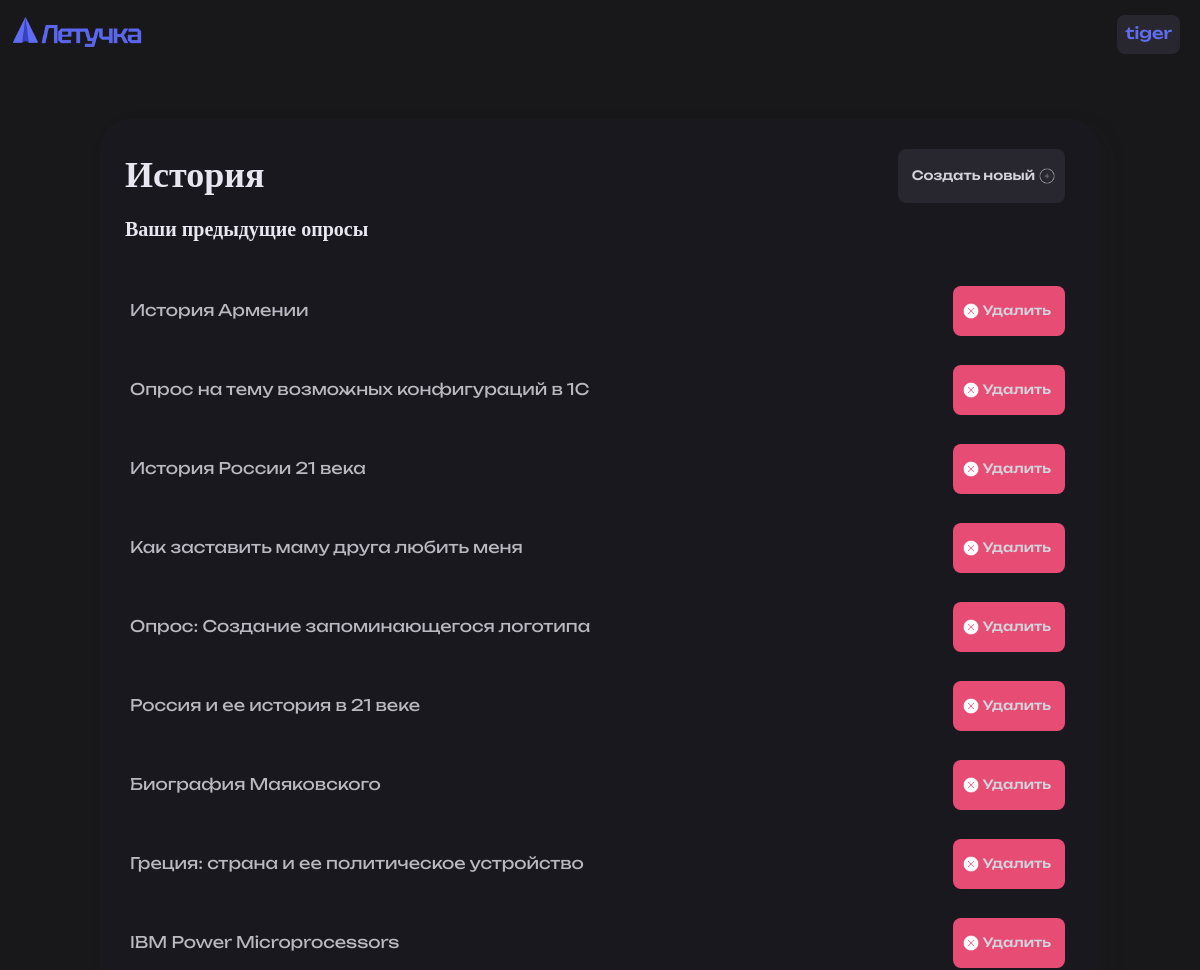
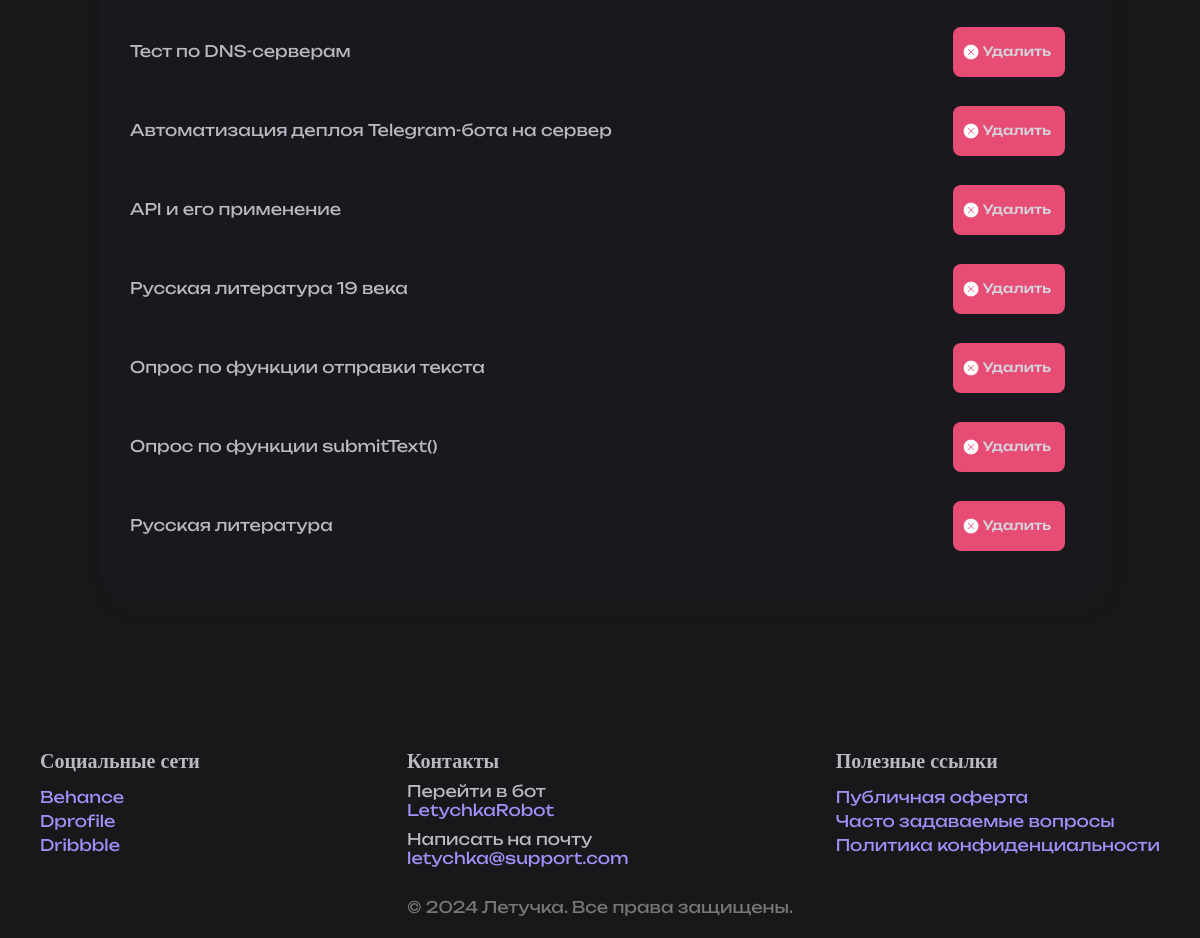
The app's page /history/ (signed in) with its own data (2 pictures, top to bottom).
### askify_service/models.py (models this page shows, shortened)
class AuthUser(AbstractUser):
    id_arrival = models.CharField(max_length=100, blank=True, null=True)
    id_staff = models.UUIDField(default=uuid.uuid4, blank=False, null=False)
    groups = models.ManyToManyField(
        Group,
        related_name='customuser_set',
        blank=True,
    )
    user_permissions = models.ManyToManyField(
        Permission,
        related_name='customuser_set',
        blank=True,
    )

class Survey(models.Model):
    survey_id = models.UUIDField(default=uuid.uuid4, editable=False, unique=True)
    title = models.CharField(max_length=255)
    questions = models.TextField()
    updated_at = models.DateTimeField(auto_now=True)
    id_staff = models.UUIDField()

### askify_service/views.py (the view)
# urls.py: path('history/', page_history_surveys, name='history'),
@login_required
def page_history_surveys(request):
    surveys_data = get_all_surveys(request)
    context = {
        'surveys_data': surveys_data,
        'username': request.user.username if request.user.is_authenticated else None
    }
    tracer_l.tracer_charge(
        'INFO', request.user.username, page_history_surveys.__name__, "load page")
    return render(request, 'askify_service/history.html', context)

### askify_service/tracer.py (called while the page is built)
    def __create_file_if_not_exists(self):
        if os.path.exists(self.log_file) is False:
            with open(self.log_file, "w") as log_file:
                headers = csv.writer(log_file)
                headers.writerow(HEADERS_LOG_FILE)
            log_file.close()

    def tracer_charge(self, log_level: str, user_name: str, function, message_text, error_details='', additional_info=''):
        self.__create_file_if_not_exists()
        with open(self.log_file, mode='a', newline='', encoding='utf-8') as file:
            writer = csv.writer(file)
            writer.writerow([
                datetime.now().strftime('%Y-%m-%d %H:%M:%S'),
                log_level,
                user_name,
                function,
                message_text,
                error_details,
                additional_info
            ])

### askify_service/utils.py (called while the page is built)
def get_staff_id(request):
    user = request.user
    if user.is_authenticated:
        return user.id_staff
    return None

### askify_service/views.py (called while the page is built)
@login_required
def get_all_surveys(request):
    staff_id = get_staff_id(request)
    if staff_id is None:
        return {}
    surveys = Survey.objects.filter(id_staff=staff_id)
    response_data_all = {}
    for survey in surveys:
        response_data_all[str(survey.survey_id)] = survey.title
    print(response_data_all)
    return response_data_all

### askify_service/templates/askify_service/history.html (shortened to what this page needs)
<!DOCTYPE html>
<html lang="en">
    <head>
        {% load static %}
        <link rel="stylesheet" href="{% static 'css/second-loader.css' %}">
        <link rel="stylesheet" href="{% static 'css/styles.css' %}">
        <link rel="stylesheet" href="{% static 'css/adaptive.css' %}">
        <link rel="stylesheet" href="{% static 'css/loader.css' %}">
        <link rel="stylesheet" href="{% static 'css/footer.css' %}">
    </head>
    <body>
        <div id="page-container" class="fade" style="display: none;">
            {% include 'header.html' %}
            <div class="container question" id="saved-survey-container">
                <div class="head-button">
                    <h2>История</h2>
                    <div class="button-medium">
                        <a href="{% url 'create' %}">
                            <div>
                                <p>Создать новый</p>
                                <img src="{% static 'img/icon-new.png' %}" alt="">
                            </div>
                        </a>
                    </div>
                </div>
                <div id="surveys-container">
                    <h3>Ваши предыдущие опросы</h3>
                    {% for survey_id, survey_title in surveys_data.items %}
                        <label>
                            <a href="/result/{{ survey_id }}">
                                <div class="survey-block">{{ survey_title }}</div>
                            </a>
                            <div class="button-medium button-red">
                                <a href="{% url 'drop-survey' survey_id=survey_id %}">
                                    <div>
                                        <img src="{% static 'img/icon-delete.png' %}" alt="">
                                        <p>Удалить</p>
                                    </div>
                                </a>
                            </div>
                        </label><br>
                    {% endfor %}
                </div>
            </div>
            {% include 'footer.html' %}
        </div>
    </body>
</html>

### askify_service/templates/header.html (shortened to what this page needs)
<header class="header">
    {% load static %}
    <div class="logo-header">
        <a href="{% url 'create' %}">
            <img src="{% static 'img/logo-header.png' %}" alt="">
        </a>
    </div>
    <div class="button-medium">
        <p><a href="/profile/{{ username }}">{{ username }}</a></p>
    </div>
</header>

### askify_service/templates/footer.html
<footer>
    {% load static %}
    <div class="footer-container">
        <div class="footer-social">
            <h3>Социальные сети</h3>
            <ul>
                <li><a href="https://behance.com" target="_blank">Behance</a></li>
                <li><a href="https://dprofile.ru/kozak_developer" target="_blank">Dprofile</a></li>
                <li><a href="https://dribbble.com" target="_blank">Dribbble</a></li>
            </ul>
        </div>
        <div class="footer-contact">
            <h3>Контакты</h3>
            <p>Перейти в бот<br><a href="https://t.me/LetychkaRobot">LetychkaRobot</a></p>
            <p>Написать на почту<br><a href="mailto:info@example.com">letychka@support.com</a></p>
        </div>
        <div class="footer-links">
            <h3>Полезные ссылки</h3>
            <ul>
                <li><a href="{% url 'home' %}">Публичная оферта</a></li>
                <li><a href="{% url 'home' %}">Часто задаваемые вопросы</a></li>
                <li><a href="{% url 'home' %}">Политика конфиденциальности</a></li>
            </ul>
        </div>
    </div>
    <div class="footer-bottom">
        <p>&copy; 2024 Летучка. Все права защищены.</p>
    </div>
</footer>

### askify_service/static/css/second-loader.css (style rules this page uses)
.fade { opacity: 0; transition: opacity .8s ease-in-out; }
.fade-in { opacity: 1; }

### askify_service/static/css/styles.css (style rules this page uses)
body { font-family: Arial, sans-serif; font-family: "Unbounded Regular"; background-color: #18171a; color: #e8e7f1; margin: 0; padding: 0; transition-duration: .5s; }
h2 { font-family: "Unbounded Bold"; margin-top: 10px; color: #e8e7f1; font-size: 2em; margin-bottom: 10px; font-size: 36px; }
h3 { font-family: "Unbounded Bold"; font-size: 20px; }
p { margin: 10px 0; }
ul { list-style-type: none; padding: 0; }
li { font-size: 1em; margin: 5px 0; }
a { color: #616DF0; text-decoration: none; }
.question { display: flex; margin-bottom: 15px; transition-duration: .25s; }
.question label { display: flex; justify-content: space-between; width: 100%; align-items: center; cursor: pointer; transition-duration: .3s; border-radius: 8px; }
.question label p { margin: 0; padding: 8px 16px 8px 16px; border-radius: 8px; }
.survey-block { border-radius: 10px; width: 100%; color: #BAB8C1; }
.container, .preview-content { margin: 0 auto; display: block; background-color: rgba(27, 26, 32, .8); backdrop-filter: blur(4px); width: 80%; min-width: 320px; max-width: 1200px; margin-top: 100px; padding: 20px; box-shadow: 8px 8px 20px rgba(36, 36, 36, .1); border-radius: 30px; position: relative; overflow: hidden; transition: opacity 3s ease-in-out; }
.container::before, .preview-content::before, .container::after, .preview-content::after { content: ''; position: absolute; border-radius: 50%; opacity: 0; pointer-events: none; transition: opacity 2s ease; }
.container::before { width: 400px; height: 400px; background: rgba(119, 12, 249, 0.945); top: -50px; left: -50px; filter: blur(12em); }
.container::after { width: 500px; height: 500px; background: #26BAE7; bottom: -100px; right: -100px; filter: blur(20em); }
.container div img { transition-duration: .25s; }
.head-button { display: flex; justify-content: space-around; margin-bottom: 0; }
.button-medium { margin: 5px 10px; }
.button-medium a { text-decoration: none; }
#saved-survey-container { margin-top: 50px; }
#saved-survey-container div { padding: 5px; }
#surveys-container h3 { margin-top: 0; margin-bottom: 2em; }
.head-button { display: flex; justify-content: space-between; }
.button-medium { font-family: "Unbounded Medium"; display: inline-block; flex-wrap: nowrap; background-color: #28272F; width: fit-content; transition: .25s; border-radius: 8px; padding: 0px 8px 0px 8px; justify-content: space-between; }
.button-medium div { display: flex; align-items: center; }
.button-medium div p { text-decoration: none; color: #d5d3db; font-size: .8em; padding-left: 4px; padding-right: 4px; }
.button-medium img { width: 16px; }
.button-red { background-color: #e74c75; color: #d5d3db; }
.header { display: flex; justify-content: space-between; padding: 10px 10px; }
.logo-header { flex: 1; transition: .25s; }
.logo-header img { width: 160px; }

### askify_service/static/css/footer.css (style rules this page uses)
footer { color: #BAB8C1; padding: 10px 20px; margin-top: 10%; }
footer a { color: #A190F8; }
footer h3 { margin-bottom: 0; margin-top: 20px; }
.footer-container { display: flex; flex-wrap: wrap; justify-content: space-between; max-width: 1200px; margin: 0 auto; padding: 0 20px; }
ul { list-style: none; padding: 0; }
li { margin: 5px 0; }
.footer-bottom { text-align: center; margin-top: 20px; flex: 1 1 100%; color: #777777; }

### records on screen
AuthUser: username "tiger"
Survey: surveys_data "История Армении"
Survey: surveys_data "Опрос на тему возможных конфигураций в 1С"
Survey: surveys_data "История России 21 века"
Survey: surveys_data "Как заставить маму друга любить меня"
Survey: surveys_data "Опрос: Создание запоминающегося логотипа"
Survey: surveys_data "Россия и ее история в 21 веке"
Survey: surveys_data "Биография Маяковского"
Survey: surveys_data "Греция: страна и ее политическое устройство"
Survey: surveys_data "IBM Power Microprocessors"
Survey: surveys_data "Тест по DNS-серверам"
Survey: surveys_data "Автоматизация деплоя Telegram-бота на сервер"
Survey: surveys_data "API и его применение"
Survey: surveys_data "Русская литература 19 века"
Survey: surveys_data "Опрос по функции отправки текста"
Survey: surveys_data "Опрос по функции submitText()"
Survey: surveys_data "Русская литература"
